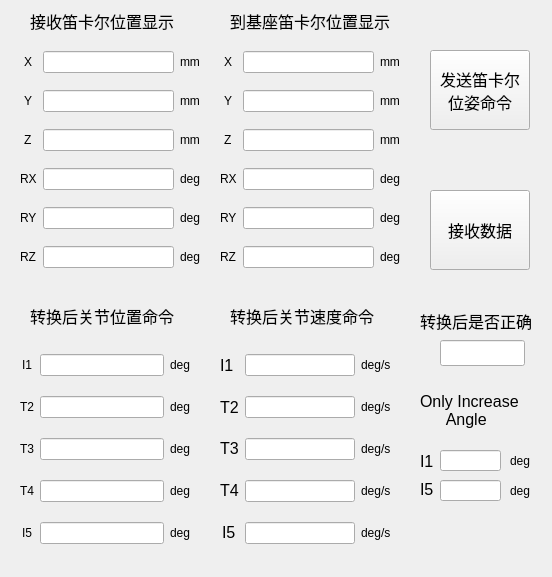
<?xml version="1.0" encoding="UTF-8"?>
<ui version="4.0">
 <class>biped_receive_control_command</class>
 <widget class="QWidget" name="biped_receive_control_command">
  <property name="geometry">
   <rect>
    <x>0</x>
    <y>0</y>
    <width>552</width>
    <height>577</height>
   </rect>
  </property>
  <property name="windowTitle">
   <string/>
  </property>
  <widget class="QLabel" name="label_155">
   <property name="geometry">
    <rect>
     <x>30</x>
     <y>300</y>
     <width>151</width>
     <height>31</height>
    </rect>
   </property>
   <property name="font">
    <font>
     <pointsize>12</pointsize>
    </font>
   </property>
   <property name="text">
    <string>转换后关节位置命令</string>
   </property>
  </widget>
  <widget class="QLineEdit" name="lineEdit_72">
   <property name="geometry">
    <rect>
     <x>440</x>
     <y>340</y>
     <width>85</width>
     <height>26</height>
    </rect>
   </property>
   <property name="font">
    <font>
     <pointsize>12</pointsize>
    </font>
   </property>
   <property name="toolTip">
    <string>&lt;html&gt;&lt;head/&gt;&lt;body&gt;&lt;p&gt;-360~360度&lt;/p&gt;&lt;/body&gt;&lt;/html&gt;</string>
   </property>
   <property name="alignment">
    <set>Qt::AlignCenter</set>
   </property>
   <property name="readOnly">
    <bool>true</bool>
   </property>
  </widget>
  <widget class="QWidget" name="gridLayoutWidget_13">
   <property name="geometry">
    <rect>
     <x>220</x>
     <y>40</y>
     <width>181</width>
     <height>241</height>
    </rect>
   </property>
   <layout class="QGridLayout" name="gridLayout_11">
    <item row="2" column="1">
     <widget class="QLineEdit" name="lineEdit_52">
      <property name="toolTip">
       <string>&lt;html&gt;&lt;head/&gt;&lt;body&gt;&lt;p&gt;-360~360度&lt;/p&gt;&lt;/body&gt;&lt;/html&gt;</string>
      </property>
      <property name="alignment">
       <set>Qt::AlignCenter</set>
      </property>
     </widget>
    </item>
    <item row="1" column="0" alignment="Qt::AlignHCenter|Qt::AlignVCenter">
     <widget class="QLabel" name="label_112">
      <property name="text">
       <string>Y</string>
      </property>
     </widget>
    </item>
    <item row="2" column="0" alignment="Qt::AlignHCenter|Qt::AlignVCenter">
     <widget class="QLabel" name="label_113">
      <property name="text">
       <string>Z</string>
      </property>
     </widget>
    </item>
    <item row="0" column="0" alignment="Qt::AlignHCenter|Qt::AlignVCenter">
     <widget class="QLabel" name="label_114">
      <property name="text">
       <string>X</string>
      </property>
     </widget>
    </item>
    <item row="3" column="1">
     <widget class="QLineEdit" name="lineEdit_53">
      <property name="toolTip">
       <string>&lt;html&gt;&lt;head/&gt;&lt;body&gt;&lt;p&gt;-360~360度&lt;/p&gt;&lt;/body&gt;&lt;/html&gt;</string>
      </property>
      <property name="alignment">
       <set>Qt::AlignCenter</set>
      </property>
     </widget>
    </item>
    <item row="3" column="2" alignment="Qt::AlignHCenter|Qt::AlignVCenter">
     <widget class="QLabel" name="label_115">
      <property name="text">
       <string>deg</string>
      </property>
     </widget>
    </item>
    <item row="5" column="0" alignment="Qt::AlignHCenter|Qt::AlignVCenter">
     <widget class="QLabel" name="label_116">
      <property name="text">
       <string>RZ</string>
      </property>
     </widget>
    </item>
    <item row="0" column="1">
     <widget class="QLineEdit" name="lineEdit_50">
      <property name="toolTip">
       <string>&lt;html&gt;&lt;head/&gt;&lt;body&gt;&lt;p&gt;-360~360度&lt;/p&gt;&lt;/body&gt;&lt;/html&gt;</string>
      </property>
      <property name="alignment">
       <set>Qt::AlignCenter</set>
      </property>
     </widget>
    </item>
    <item row="2" column="2" alignment="Qt::AlignHCenter|Qt::AlignVCenter">
     <widget class="QLabel" name="label_117">
      <property name="text">
       <string>mm</string>
      </property>
     </widget>
    </item>
    <item row="5" column="2" alignment="Qt::AlignHCenter|Qt::AlignVCenter">
     <widget class="QLabel" name="label_118">
      <property name="text">
       <string>deg</string>
      </property>
     </widget>
    </item>
    <item row="4" column="2" alignment="Qt::AlignHCenter|Qt::AlignVCenter">
     <widget class="QLabel" name="label_119">
      <property name="text">
       <string>deg</string>
      </property>
     </widget>
    </item>
    <item row="5" column="1">
     <widget class="QLineEdit" name="lineEdit_55">
      <property name="toolTip">
       <string>&lt;html&gt;&lt;head/&gt;&lt;body&gt;&lt;p&gt;-360~360度&lt;/p&gt;&lt;/body&gt;&lt;/html&gt;</string>
      </property>
      <property name="alignment">
       <set>Qt::AlignCenter</set>
      </property>
     </widget>
    </item>
    <item row="1" column="2" alignment="Qt::AlignHCenter|Qt::AlignVCenter">
     <widget class="QLabel" name="label_120">
      <property name="text">
       <string>mm</string>
      </property>
     </widget>
    </item>
    <item row="0" column="2" alignment="Qt::AlignHCenter|Qt::AlignVCenter">
     <widget class="QLabel" name="label_121">
      <property name="text">
       <string>mm</string>
      </property>
     </widget>
    </item>
    <item row="4" column="1">
     <widget class="QLineEdit" name="lineEdit_54">
      <property name="toolTip">
       <string>&lt;html&gt;&lt;head/&gt;&lt;body&gt;&lt;p&gt;-360~360度&lt;/p&gt;&lt;/body&gt;&lt;/html&gt;</string>
      </property>
      <property name="alignment">
       <set>Qt::AlignCenter</set>
      </property>
     </widget>
    </item>
    <item row="3" column="0" alignment="Qt::AlignHCenter|Qt::AlignVCenter">
     <widget class="QLabel" name="label_122">
      <property name="text">
       <string>RX</string>
      </property>
     </widget>
    </item>
    <item row="4" column="0" alignment="Qt::AlignHCenter|Qt::AlignVCenter">
     <widget class="QLabel" name="label_123">
      <property name="text">
       <string>RY</string>
      </property>
     </widget>
    </item>
    <item row="1" column="1">
     <widget class="QLineEdit" name="lineEdit_51">
      <property name="toolTip">
       <string>&lt;html&gt;&lt;head/&gt;&lt;body&gt;&lt;p&gt;-360~360度&lt;/p&gt;&lt;/body&gt;&lt;/html&gt;</string>
      </property>
      <property name="alignment">
       <set>Qt::AlignCenter</set>
      </property>
     </widget>
    </item>
   </layout>
  </widget>
  <widget class="QPushButton" name="pushButton_21">
   <property name="geometry">
    <rect>
     <x>430</x>
     <y>190</y>
     <width>100</width>
     <height>80</height>
    </rect>
   </property>
   <property name="font">
    <font>
     <pointsize>12</pointsize>
    </font>
   </property>
   <property name="text">
    <string>接收数据</string>
   </property>
  </widget>
  <widget class="QLabel" name="label_5">
   <property name="geometry">
    <rect>
     <x>230</x>
     <y>10</y>
     <width>161</width>
     <height>21</height>
    </rect>
   </property>
   <property name="font">
    <font>
     <pointsize>12</pointsize>
    </font>
   </property>
   <property name="text">
    <string>到基座笛卡尔位置显示</string>
   </property>
  </widget>
  <widget class="QWidget" name="gridLayoutWidget_11">
   <property name="geometry">
    <rect>
     <x>20</x>
     <y>40</y>
     <width>181</width>
     <height>241</height>
    </rect>
   </property>
   <layout class="QGridLayout" name="gridLayout_9">
    <item row="2" column="1">
     <widget class="QLineEdit" name="lineEdit_40">
      <property name="toolTip">
       <string>&lt;html&gt;&lt;head/&gt;&lt;body&gt;&lt;p&gt;-360~360度&lt;/p&gt;&lt;/body&gt;&lt;/html&gt;</string>
      </property>
      <property name="alignment">
       <set>Qt::AlignCenter</set>
      </property>
     </widget>
    </item>
    <item row="1" column="0" alignment="Qt::AlignHCenter|Qt::AlignVCenter">
     <widget class="QLabel" name="label_87">
      <property name="text">
       <string>Y</string>
      </property>
     </widget>
    </item>
    <item row="2" column="0" alignment="Qt::AlignHCenter|Qt::AlignVCenter">
     <widget class="QLabel" name="label_88">
      <property name="text">
       <string>Z</string>
      </property>
     </widget>
    </item>
    <item row="0" column="0" alignment="Qt::AlignHCenter|Qt::AlignVCenter">
     <widget class="QLabel" name="label_89">
      <property name="text">
       <string>X</string>
      </property>
     </widget>
    </item>
    <item row="3" column="1">
     <widget class="QLineEdit" name="lineEdit_41">
      <property name="toolTip">
       <string>&lt;html&gt;&lt;head/&gt;&lt;body&gt;&lt;p&gt;-360~360度&lt;/p&gt;&lt;/body&gt;&lt;/html&gt;</string>
      </property>
      <property name="alignment">
       <set>Qt::AlignCenter</set>
      </property>
     </widget>
    </item>
    <item row="3" column="2" alignment="Qt::AlignHCenter|Qt::AlignVCenter">
     <widget class="QLabel" name="label_90">
      <property name="text">
       <string>deg</string>
      </property>
     </widget>
    </item>
    <item row="5" column="0" alignment="Qt::AlignHCenter|Qt::AlignVCenter">
     <widget class="QLabel" name="label_91">
      <property name="text">
       <string>RZ</string>
      </property>
     </widget>
    </item>
    <item row="0" column="1">
     <widget class="QLineEdit" name="lineEdit_38">
      <property name="toolTip">
       <string>&lt;html&gt;&lt;head/&gt;&lt;body&gt;&lt;p&gt;-360~360度&lt;/p&gt;&lt;/body&gt;&lt;/html&gt;</string>
      </property>
      <property name="alignment">
       <set>Qt::AlignCenter</set>
      </property>
     </widget>
    </item>
    <item row="2" column="2" alignment="Qt::AlignHCenter|Qt::AlignVCenter">
     <widget class="QLabel" name="label_92">
      <property name="text">
       <string>mm</string>
      </property>
     </widget>
    </item>
    <item row="5" column="2" alignment="Qt::AlignHCenter|Qt::AlignVCenter">
     <widget class="QLabel" name="label_93">
      <property name="text">
       <string>deg</string>
      </property>
     </widget>
    </item>
    <item row="4" column="2" alignment="Qt::AlignHCenter|Qt::AlignVCenter">
     <widget class="QLabel" name="label_94">
      <property name="text">
       <string>deg</string>
      </property>
     </widget>
    </item>
    <item row="5" column="1">
     <widget class="QLineEdit" name="lineEdit_43">
      <property name="toolTip">
       <string>&lt;html&gt;&lt;head/&gt;&lt;body&gt;&lt;p&gt;-360~360度&lt;/p&gt;&lt;/body&gt;&lt;/html&gt;</string>
      </property>
      <property name="alignment">
       <set>Qt::AlignCenter</set>
      </property>
     </widget>
    </item>
    <item row="1" column="2" alignment="Qt::AlignHCenter|Qt::AlignVCenter">
     <widget class="QLabel" name="label_95">
      <property name="text">
       <string>mm</string>
      </property>
     </widget>
    </item>
    <item row="0" column="2" alignment="Qt::AlignHCenter|Qt::AlignVCenter">
     <widget class="QLabel" name="label_96">
      <property name="text">
       <string>mm</string>
      </property>
     </widget>
    </item>
    <item row="4" column="1">
     <widget class="QLineEdit" name="lineEdit_42">
      <property name="toolTip">
       <string>&lt;html&gt;&lt;head/&gt;&lt;body&gt;&lt;p&gt;-360~360度&lt;/p&gt;&lt;/body&gt;&lt;/html&gt;</string>
      </property>
      <property name="alignment">
       <set>Qt::AlignCenter</set>
      </property>
     </widget>
    </item>
    <item row="3" column="0" alignment="Qt::AlignHCenter|Qt::AlignVCenter">
     <widget class="QLabel" name="label_97">
      <property name="text">
       <string>RX</string>
      </property>
     </widget>
    </item>
    <item row="4" column="0" alignment="Qt::AlignHCenter|Qt::AlignVCenter">
     <widget class="QLabel" name="label_98">
      <property name="text">
       <string>RY</string>
      </property>
     </widget>
    </item>
    <item row="1" column="1">
     <widget class="QLineEdit" name="lineEdit_39">
      <property name="toolTip">
       <string>&lt;html&gt;&lt;head/&gt;&lt;body&gt;&lt;p&gt;-360~360度&lt;/p&gt;&lt;/body&gt;&lt;/html&gt;</string>
      </property>
      <property name="alignment">
       <set>Qt::AlignCenter</set>
      </property>
     </widget>
    </item>
   </layout>
  </widget>
  <widget class="QPushButton" name="pushButton_19">
   <property name="geometry">
    <rect>
     <x>430</x>
     <y>50</y>
     <width>100</width>
     <height>80</height>
    </rect>
   </property>
   <property name="font">
    <font>
     <pointsize>12</pointsize>
    </font>
   </property>
   <property name="text">
    <string>发送笛卡尔
位姿命令</string>
   </property>
  </widget>
  <widget class="QLabel" name="label_100">
   <property name="geometry">
    <rect>
     <x>230</x>
     <y>300</y>
     <width>151</width>
     <height>31</height>
    </rect>
   </property>
   <property name="font">
    <font>
     <pointsize>12</pointsize>
    </font>
   </property>
   <property name="text">
    <string>转换后关节速度命令</string>
   </property>
  </widget>
  <widget class="QWidget" name="gridLayoutWidget_12">
   <property name="geometry">
    <rect>
     <x>20</x>
     <y>340</y>
     <width>171</width>
     <height>221</height>
    </rect>
   </property>
   <layout class="QGridLayout" name="gridLayout_14">
    <item row="0" column="0" alignment="Qt::AlignHCenter|Qt::AlignVCenter">
     <widget class="QLabel" name="label_128">
      <property name="text">
       <string>I1</string>
      </property>
     </widget>
    </item>
    <item row="1" column="0" alignment="Qt::AlignHCenter|Qt::AlignVCenter">
     <widget class="QLabel" name="label_130">
      <property name="text">
       <string>T2</string>
      </property>
     </widget>
    </item>
    <item row="2" column="0" alignment="Qt::AlignHCenter|Qt::AlignVCenter">
     <widget class="QLabel" name="label_140">
      <property name="text">
       <string>T3</string>
      </property>
     </widget>
    </item>
    <item row="4" column="2" alignment="Qt::AlignHCenter|Qt::AlignVCenter">
     <widget class="QLabel" name="label_142">
      <property name="text">
       <string>deg</string>
      </property>
     </widget>
    </item>
    <item row="2" column="2" alignment="Qt::AlignHCenter|Qt::AlignVCenter">
     <widget class="QLabel" name="label_149">
      <property name="text">
       <string>deg</string>
      </property>
     </widget>
    </item>
    <item row="5" column="2" alignment="Qt::AlignHCenter|Qt::AlignVCenter">
     <widget class="QLabel" name="label_150">
      <property name="text">
       <string>deg</string>
      </property>
     </widget>
    </item>
    <item row="1" column="2" alignment="Qt::AlignHCenter|Qt::AlignVCenter">
     <widget class="QLabel" name="label_151">
      <property name="text">
       <string>deg</string>
      </property>
     </widget>
    </item>
    <item row="5" column="0" alignment="Qt::AlignHCenter|Qt::AlignVCenter">
     <widget class="QLabel" name="label_152">
      <property name="text">
       <string>I5</string>
      </property>
     </widget>
    </item>
    <item row="0" column="2" alignment="Qt::AlignHCenter|Qt::AlignVCenter">
     <widget class="QLabel" name="label_153">
      <property name="text">
       <string>deg</string>
      </property>
     </widget>
    </item>
    <item row="4" column="0" alignment="Qt::AlignHCenter|Qt::AlignVCenter">
     <widget class="QLabel" name="label_154">
      <property name="text">
       <string>T4</string>
      </property>
     </widget>
    </item>
    <item row="5" column="1">
     <widget class="QLineEdit" name="lineEdit_70">
      <property name="toolTip">
       <string>&lt;html&gt;&lt;head/&gt;&lt;body&gt;&lt;p&gt;-360~360度&lt;/p&gt;&lt;/body&gt;&lt;/html&gt;</string>
      </property>
      <property name="alignment">
       <set>Qt::AlignCenter</set>
      </property>
      <property name="readOnly">
       <bool>true</bool>
      </property>
     </widget>
    </item>
    <item row="0" column="1">
     <widget class="QLineEdit" name="lineEdit_59">
      <property name="toolTip">
       <string>&lt;html&gt;&lt;head/&gt;&lt;body&gt;&lt;p&gt;-360~360度&lt;/p&gt;&lt;/body&gt;&lt;/html&gt;</string>
      </property>
      <property name="alignment">
       <set>Qt::AlignCenter</set>
      </property>
      <property name="readOnly">
       <bool>true</bool>
      </property>
     </widget>
    </item>
    <item row="4" column="1">
     <widget class="QLineEdit" name="lineEdit_69">
      <property name="toolTip">
       <string>&lt;html&gt;&lt;head/&gt;&lt;body&gt;&lt;p&gt;-360~360度&lt;/p&gt;&lt;/body&gt;&lt;/html&gt;</string>
      </property>
      <property name="alignment">
       <set>Qt::AlignCenter</set>
      </property>
      <property name="readOnly">
       <bool>true</bool>
      </property>
     </widget>
    </item>
    <item row="1" column="1">
     <widget class="QLineEdit" name="lineEdit_65">
      <property name="toolTip">
       <string>&lt;html&gt;&lt;head/&gt;&lt;body&gt;&lt;p&gt;-360~360度&lt;/p&gt;&lt;/body&gt;&lt;/html&gt;</string>
      </property>
      <property name="alignment">
       <set>Qt::AlignCenter</set>
      </property>
      <property name="readOnly">
       <bool>true</bool>
      </property>
     </widget>
    </item>
    <item row="2" column="1">
     <widget class="QLineEdit" name="lineEdit_68">
      <property name="toolTip">
       <string>&lt;html&gt;&lt;head/&gt;&lt;body&gt;&lt;p&gt;-360~360度&lt;/p&gt;&lt;/body&gt;&lt;/html&gt;</string>
      </property>
      <property name="alignment">
       <set>Qt::AlignCenter</set>
      </property>
      <property name="readOnly">
       <bool>true</bool>
      </property>
     </widget>
    </item>
   </layout>
  </widget>
  <widget class="QWidget" name="gridLayoutWidget_14">
   <property name="geometry">
    <rect>
     <x>220</x>
     <y>340</y>
     <width>171</width>
     <height>221</height>
    </rect>
   </property>
   <layout class="QGridLayout" name="gridLayout_15">
    <item row="2" column="0" alignment="Qt::AlignHCenter|Qt::AlignVCenter">
     <widget class="QLabel" name="label_156">
      <property name="font">
       <font>
        <pointsize>12</pointsize>
       </font>
      </property>
      <property name="text">
       <string>T3</string>
      </property>
     </widget>
    </item>
    <item row="3" column="2" alignment="Qt::AlignHCenter|Qt::AlignVCenter">
     <widget class="QLabel" name="label_157">
      <property name="text">
       <string>deg/s</string>
      </property>
     </widget>
    </item>
    <item row="2" column="2" alignment="Qt::AlignHCenter|Qt::AlignVCenter">
     <widget class="QLabel" name="label_158">
      <property name="text">
       <string>deg/s</string>
      </property>
     </widget>
    </item>
    <item row="4" column="2" alignment="Qt::AlignHCenter|Qt::AlignVCenter">
     <widget class="QLabel" name="label_159">
      <property name="text">
       <string>deg/s</string>
      </property>
     </widget>
    </item>
    <item row="1" column="2" alignment="Qt::AlignHCenter|Qt::AlignVCenter">
     <widget class="QLabel" name="label_160">
      <property name="text">
       <string>deg/s</string>
      </property>
     </widget>
    </item>
    <item row="3" column="0" alignment="Qt::AlignHCenter|Qt::AlignVCenter">
     <widget class="QLabel" name="label_161">
      <property name="font">
       <font>
        <pointsize>12</pointsize>
       </font>
      </property>
      <property name="text">
       <string>T4</string>
      </property>
     </widget>
    </item>
    <item row="0" column="2" alignment="Qt::AlignHCenter|Qt::AlignVCenter">
     <widget class="QLabel" name="label_162">
      <property name="text">
       <string>deg/s</string>
      </property>
     </widget>
    </item>
    <item row="4" column="0" alignment="Qt::AlignHCenter|Qt::AlignVCenter">
     <widget class="QLabel" name="label_163">
      <property name="font">
       <font>
        <pointsize>12</pointsize>
       </font>
      </property>
      <property name="text">
       <string>I5</string>
      </property>
     </widget>
    </item>
    <item row="1" column="0">
     <widget class="QLabel" name="label_164">
      <property name="font">
       <font>
        <pointsize>12</pointsize>
       </font>
      </property>
      <property name="text">
       <string>T2</string>
      </property>
     </widget>
    </item>
    <item row="0" column="0">
     <widget class="QLabel" name="label_165">
      <property name="font">
       <font>
        <pointsize>12</pointsize>
       </font>
      </property>
      <property name="text">
       <string>I1</string>
      </property>
     </widget>
    </item>
    <item row="0" column="1">
     <widget class="QLineEdit" name="lineEdit_71">
      <property name="toolTip">
       <string>&lt;html&gt;&lt;head/&gt;&lt;body&gt;&lt;p&gt;-360~360度&lt;/p&gt;&lt;/body&gt;&lt;/html&gt;</string>
      </property>
      <property name="alignment">
       <set>Qt::AlignCenter</set>
      </property>
      <property name="readOnly">
       <bool>true</bool>
      </property>
     </widget>
    </item>
    <item row="2" column="1">
     <widget class="QLineEdit" name="lineEdit_74">
      <property name="toolTip">
       <string>&lt;html&gt;&lt;head/&gt;&lt;body&gt;&lt;p&gt;-360~360度&lt;/p&gt;&lt;/body&gt;&lt;/html&gt;</string>
      </property>
      <property name="alignment">
       <set>Qt::AlignCenter</set>
      </property>
      <property name="readOnly">
       <bool>true</bool>
      </property>
     </widget>
    </item>
    <item row="3" column="1">
     <widget class="QLineEdit" name="lineEdit_75">
      <property name="toolTip">
       <string>&lt;html&gt;&lt;head/&gt;&lt;body&gt;&lt;p&gt;-360~360度&lt;/p&gt;&lt;/body&gt;&lt;/html&gt;</string>
      </property>
      <property name="alignment">
       <set>Qt::AlignCenter</set>
      </property>
      <property name="readOnly">
       <bool>true</bool>
      </property>
     </widget>
    </item>
    <item row="1" column="1">
     <widget class="QLineEdit" name="lineEdit_73">
      <property name="toolTip">
       <string>&lt;html&gt;&lt;head/&gt;&lt;body&gt;&lt;p&gt;-360~360度&lt;/p&gt;&lt;/body&gt;&lt;/html&gt;</string>
      </property>
      <property name="alignment">
       <set>Qt::AlignCenter</set>
      </property>
      <property name="readOnly">
       <bool>true</bool>
      </property>
     </widget>
    </item>
    <item row="4" column="1">
     <widget class="QLineEdit" name="lineEdit_76">
      <property name="toolTip">
       <string>&lt;html&gt;&lt;head/&gt;&lt;body&gt;&lt;p&gt;-360~360度&lt;/p&gt;&lt;/body&gt;&lt;/html&gt;</string>
      </property>
      <property name="alignment">
       <set>Qt::AlignCenter</set>
      </property>
      <property name="readOnly">
       <bool>true</bool>
      </property>
     </widget>
    </item>
   </layout>
  </widget>
  <widget class="QLabel" name="label_3">
   <property name="geometry">
    <rect>
     <x>30</x>
     <y>10</y>
     <width>151</width>
     <height>21</height>
    </rect>
   </property>
   <property name="font">
    <font>
     <pointsize>12</pointsize>
    </font>
   </property>
   <property name="text">
    <string>接收笛卡尔位置显示</string>
   </property>
  </widget>
  <widget class="QLabel" name="label_8">
   <property name="geometry">
    <rect>
     <x>420</x>
     <y>310</y>
     <width>111</width>
     <height>21</height>
    </rect>
   </property>
   <property name="font">
    <font>
     <pointsize>12</pointsize>
    </font>
   </property>
   <property name="text">
    <string>转换后是否正确</string>
   </property>
  </widget>
  <widget class="QLabel" name="label_9">
   <property name="geometry">
    <rect>
     <x>420</x>
     <y>390</y>
     <width>111</width>
     <height>41</height>
    </rect>
   </property>
   <property name="font">
    <font>
     <pointsize>12</pointsize>
    </font>
   </property>
   <property name="text">
    <string>Only Increase 
      Angle</string>
   </property>
  </widget>
  <widget class="QLineEdit" name="lineEdit_60">
   <property name="geometry">
    <rect>
     <x>440</x>
     <y>450</y>
     <width>61</width>
     <height>21</height>
    </rect>
   </property>
   <property name="toolTip">
    <string>&lt;html&gt;&lt;head/&gt;&lt;body&gt;&lt;p&gt;-360~360度&lt;/p&gt;&lt;/body&gt;&lt;/html&gt;</string>
   </property>
   <property name="alignment">
    <set>Qt::AlignCenter</set>
   </property>
   <property name="readOnly">
    <bool>true</bool>
   </property>
  </widget>
  <widget class="QLabel" name="label_166">
   <property name="geometry">
    <rect>
     <x>420</x>
     <y>480</y>
     <width>15</width>
     <height>19</height>
    </rect>
   </property>
   <property name="font">
    <font>
     <pointsize>12</pointsize>
    </font>
   </property>
   <property name="text">
    <string>I5</string>
   </property>
  </widget>
  <widget class="QLabel" name="label_167">
   <property name="geometry">
    <rect>
     <x>420</x>
     <y>450</y>
     <width>20</width>
     <height>22</height>
    </rect>
   </property>
   <property name="font">
    <font>
     <pointsize>12</pointsize>
    </font>
   </property>
   <property name="text">
    <string>I1</string>
   </property>
  </widget>
  <widget class="QLineEdit" name="lineEdit_61">
   <property name="geometry">
    <rect>
     <x>440</x>
     <y>480</y>
     <width>61</width>
     <height>21</height>
    </rect>
   </property>
   <property name="toolTip">
    <string>&lt;html&gt;&lt;head/&gt;&lt;body&gt;&lt;p&gt;-360~360度&lt;/p&gt;&lt;/body&gt;&lt;/html&gt;</string>
   </property>
   <property name="alignment">
    <set>Qt::AlignCenter</set>
   </property>
   <property name="readOnly">
    <bool>true</bool>
   </property>
  </widget>
  <widget class="QLabel" name="label_168">
   <property name="geometry">
    <rect>
     <x>510</x>
     <y>450</y>
     <width>31</width>
     <height>21</height>
    </rect>
   </property>
   <property name="text">
    <string>deg</string>
   </property>
  </widget>
  <widget class="QLabel" name="label_169">
   <property name="geometry">
    <rect>
     <x>510</x>
     <y>480</y>
     <width>31</width>
     <height>21</height>
    </rect>
   </property>
   <property name="text">
    <string>deg</string>
   </property>
  </widget>
 </widget>
 <resources/>
 <connections>
  <connection>
   <sender>pushButton_21</sender>
   <signal>clicked(bool)</signal>
   <receiver>biped_receive_control_command</receiver>
   <slot>receive_data()</slot>
   <hints>
    <hint type="sourcelabel">
     <x>455</x>
     <y>223</y>
    </hint>
    <hint type="destinationlabel">
     <x>510</x>
     <y>149</y>
    </hint>
   </hints>
  </connection>
  <connection>
   <sender>pushButton_19</sender>
   <signal>clicked(bool)</signal>
   <receiver>biped_receive_control_command</receiver>
   <slot>send_now_robot_deacarte_data()</slot>
   <hints>
    <hint type="sourcelabel">
     <x>483</x>
     <y>86</y>
    </hint>
    <hint type="destinationlabel">
     <x>533</x>
     <y>82</y>
    </hint>
   </hints>
  </connection>
 </connections>
 <slots>
  <slot>receive_data()</slot>
  <slot>send_now_robot_deacarte_data()</slot>
 </slots>
</ui>
